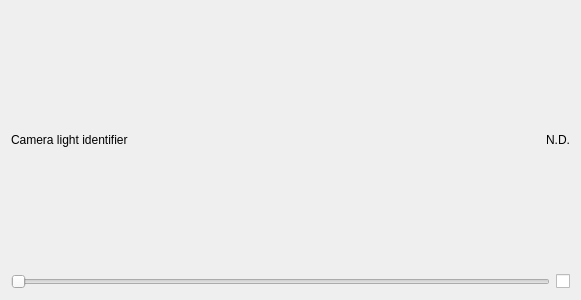
<?xml version="1.0" encoding="UTF-8"?>
<ui version="4.0">
 <class>CamLightTestModule</class>
 <widget class="QWidget" name="CamLightTestModule">
  <property name="geometry">
   <rect>
    <x>0</x>
    <y>0</y>
    <width>581</width>
    <height>300</height>
   </rect>
  </property>
  <property name="windowTitle">
   <string>Form</string>
  </property>
  <layout class="QGridLayout" name="gridLayout" columnstretch="1,1,0">
   <item row="0" column="0">
    <widget class="QLabel" name="camLightName">
     <property name="text">
      <string>Camera light identifier</string>
     </property>
    </widget>
   </item>
   <item row="1" column="2">
    <widget class="QCheckBox" name="chkEnable">
     <property name="text">
      <string/>
     </property>
    </widget>
   </item>
   <item row="1" column="0" colspan="2">
    <widget class="QSlider" name="slider">
     <property name="maximum">
      <number>4095</number>
     </property>
     <property name="orientation">
      <enum>Qt::Orientation::Horizontal</enum>
     </property>
    </widget>
   </item>
   <item row="0" column="1" colspan="2">
    <widget class="QLabel" name="camLightValue">
     <property name="text">
      <string>N.D.</string>
     </property>
     <property name="alignment">
      <set>Qt::AlignmentFlag::AlignRight|Qt::AlignmentFlag::AlignTrailing|Qt::AlignmentFlag::AlignVCenter</set>
     </property>
    </widget>
   </item>
  </layout>
 </widget>
 <resources/>
 <connections/>
</ui>
